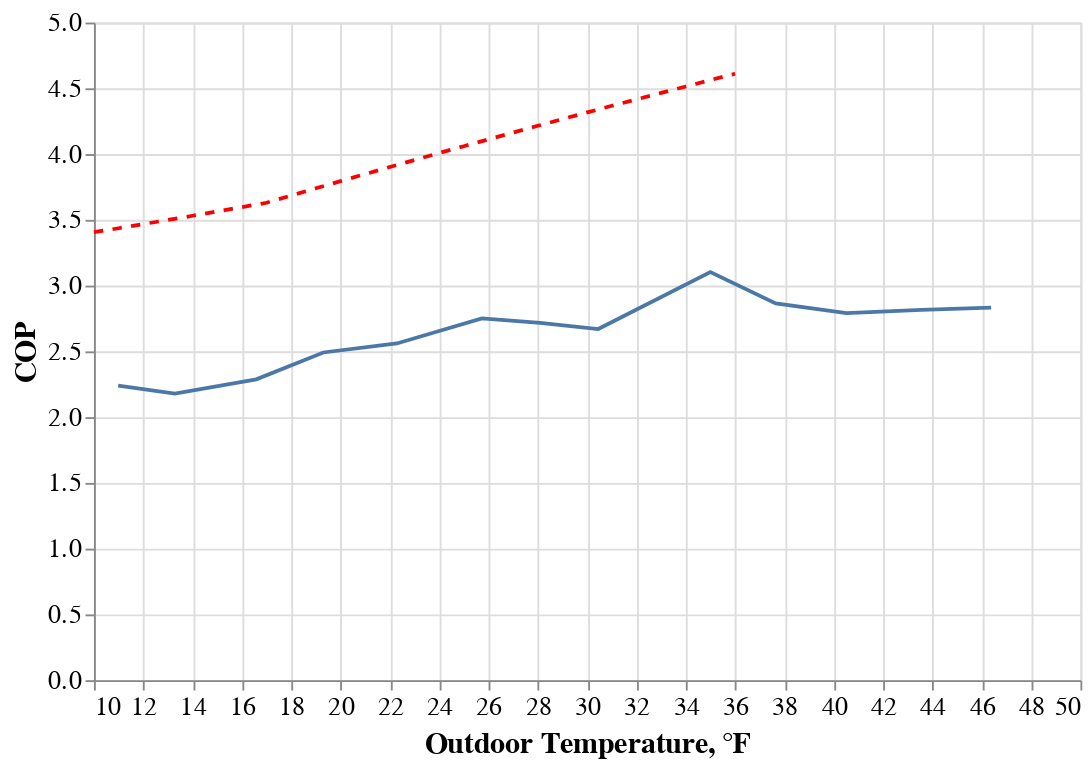

The cell this chart's notebook holds for it:
### Code cell
line1 = alt.Chart(df_kaluza).mark_line().encode(
    x = 'temperature',
    y = 'cop',
)
line2 = alt.Chart(df_specs).mark_line(strokeDash=[5,5], color='red').encode(
    x = alt.X('temperature', axis=alt.Axis(title='Outdoor Temperature, ℉')),
    y = alt.Y('cop', axis=alt.Axis(title='COP')),
)
cht = line1 + line2
cht.save('images/kaluza_vs_specs.png', scale_factor=1.5)
cht

### Figure 1 — Vega-Lite specification as saved in the notebook (floating-point values rounded to 4 significant figures)
{"$schema": "https://vega.github.io/schema/vega-lite/v2.6.0.json", "config": {"axis": {"labelFontSize": 14, "titleFontSize": 16}, "legend": {"labelFontSize": 12, "titleFontSize": 14}, "view": {"height": 350, "width": 525}}, "datasets": {"data-5a09c2e5ad54aecfb586ce05b13e78c7": [{"cop": 2.24, "field_study": true, "hspf": 13.4, "size": 1, "source": "Seward, Kaluza w/ Remote Therm", "temperature": 10.98}, {"cop": 2.179, "field_study": true, "hspf": 13.4, "size": 1, "source": "Seward, Kaluza w/ Remote Therm", "temperature": 13.28}, {"cop": 2.287, "field_study": true, "hspf": 13.4, "size": 1, "source": "Seward, Kaluza w/ Remote Therm", "temperature": 16.58}, {"cop": 2.492, "field_study": true, "hspf": 13.4, "size": 1, "source": "Seward, Kaluza w/ Remote Therm", "temperature": 19.3}, {"cop": 2.56, "field_study": true, "hspf": 13.4, "size": 1, "source": "Seward, Kaluza w/ Remote Therm", "temperature": 22.28}, {"cop": 2.751, "field_study": true, "hspf": 13.4, "size": 1, "source": "Seward, Kaluza w/ Remote Therm", "temperature": 25.73}, {"cop": 2.717, "field_study": true, "hspf": 13.4, "size": 1, "source": "Seward, Kaluza w/ Remote Therm", "temperature": 28.09}, {"cop": 2.67, "field_study": true, "hspf": 13.4, "size": 1, "source": "Seward, Kaluza w/ Remote Therm", "temperature": 30.45}, {"cop": 3.103, "field_study": true, "hspf": 13.4, "size": 1, "source": "Seward, Kaluza w/ Remote Therm", "temperature": 34.99}, {"cop": 2.864, "field_study": true, "hspf": 13.4, "size": 1, "source": "Seward, Kaluza w/ Remote Therm", "temperature": 37.64}, {"cop": 2.791, "field_study": true, "hspf": 13.4, "size": 1, "source": "Seward, Kaluza w/ Remote Therm", "temperature": 40.52}, {"cop": 2.815, "field_study": true, "hspf": 13.4, "size": 1, "source": "Seward, Kaluza w/ Remote Therm", "temperature": 43.55}, {"cop": 2.832, "field_study": true, "hspf": 13.4, "size": 1, "source": "Seward, Kaluza w/ Remote Therm", "temperature": 46.38}], "data-92804052deea708605a5664ae4cd41a0": [{"cop": 3.406, "temperature": 10}, {"cop": 3.436, "temperature": 11}, {"cop": 3.468, "temperature": 12}, {"cop": 3.499, "temperature": 13}, {"cop": 3.531, "temperature": 14}, {"cop": 3.564, "temperature": 15}, {"cop": 3.597, "temperature": 16}, {"cop": 3.63, "temperature": 17}, {"cop": 3.685, "temperature": 18}, {"cop": 3.74, "temperature": 19}, {"cop": 3.794, "temperature": 20}, {"cop": 3.848, "temperature": 21}, {"cop": 3.902, "temperature": 22}, {"cop": 3.955, "temperature": 23}, {"cop": 4.008, "temperature": 24}, {"cop": 4.06, "temperature": 25}, {"cop": 4.112, "temperature": 26}, {"cop": 4.164, "temperature": 27}, {"cop": 4.215, "temperature": 28}, {"cop": 4.266, "temperature": 29}, {"cop": 4.317, "temperature": 30}, {"cop": 4.367, "temperature": 31}, {"cop": 4.416, "temperature": 32}, {"cop": 4.465, "temperature": 33}, {"cop": 4.514, "temperature": 34}, {"cop": 4.563, "temperature": 35}, {"cop": 4.611, "temperature": 36}]}, "layer": [{"data": {"name": "data-5a09c2e5ad54aecfb586ce05b13e78c7"}, "encoding": {"x": {"field": "temperature", "type": "quantitative"}, "y": {"field": "cop", "type": "quantitative"}}, "mark": "line"}, {"data": {"name": "data-92804052deea708605a5664ae4cd41a0"}, "encoding": {"x": {"axis": {"title": "Outdoor Temperature, ℉"}, "field": "temperature", "type": "quantitative"}, "y": {"axis": {"title": "COP"}, "field": "cop", "type": "quantitative"}}, "mark": {"color": "red", "strokeDash": [5, 5], "type": "line"}}]}
